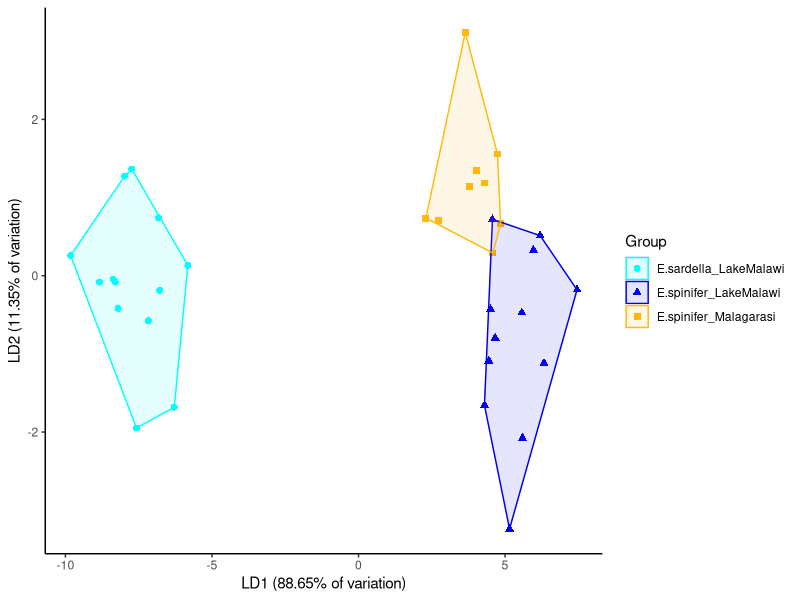

Write the R code that produced this figure.
#Code for Morphological Analyses of Engraulicypris

#Step 1: Set working directory and load data

Engrualicypris_Morphology <- read.table("Engraulicypris_Morphology.txt",header=TRUE,fill=TRUE,sep="\t",check.names=FALSE)

#Load packages
library(VIM)
library(MASS)
library(ggplot2)
library(dplyr)
library(ggpubr)

#Step 2: Impute missing data and derive residuals for 8 morphological variables, selecting size standardisation variables that maximise body shape variation

Engrualicypris_Morphology2 <- kNN(Engrualicypris_Morphology[,c(3:11)], k = 5)
Engrualicypris_Morphology2 <- cbind(Engrualicypris_Morphology[,c(1:2)], Engrualicypris_Morphology2[,c(1:9)])

HL_SR <- lm(log10(HL) ~ log10(BD), data = Engrualicypris_Morphology2)
ED_SR <- lm(log10(ED) ~ log10(BD), data = Engrualicypris_Morphology2)
BD_SR <- lm(log10(BD) ~ log10(SL), data = Engrualicypris_Morphology2)
CPL_SR <- lm(log10(CPL) ~ log10(BD), data = Engrualicypris_Morphology2)
CPD_SR <- lm(log10(CPD) ~ log10(BD), data = Engrualicypris_Morphology2)
PDL_SR <- lm(log10(PDL) ~ log10(BD), data = Engrualicypris_Morphology2)
PVL_SR <- lm(log10(PVL) ~ log10(BD), data = Engrualicypris_Morphology2)
SNL_SR <- lm(log10(SNL) ~ log10(BD), data = Engrualicypris_Morphology2)

Example_residuals <- data.frame(HL_SR$residuals, ED_SR$residuals, 
                                BD_SR$residuals, CPL_SR$residuals,
                                CPD_SR$residuals, PDL_SR$residuals,
                                PVL_SR$residuals, SNL_SR$residuals)

Engrualicypris_Morphology <- cbind(Engrualicypris_Morphology$Code, Engrualicypris_Morphology$Group, Example_residuals)
colnames(Engrualicypris_Morphology)[1] <- "Code"
colnames(Engrualicypris_Morphology)[2] <- "Group"

#clean house
rm(Engrualicypris_Morphology2, Example_residuals, HL_SR, ED_SR, BD_SR, CPL_SR, CPD_SR, PDL_SR, PVL_SR, SNL_SR)

#Step 3: Linear Discriminant Analysis

LDA  <-  lda(Group ~ HL_SR.residuals + ED_SR.residuals + 
               BD_SR.residuals + CPL_SR.residuals + CPD_SR.residuals + 
               PDL_SR.residuals + PVL_SR.residuals + SNL_SR.residuals, data = Engrualicypris_Morphology)
LDA_predict <- predict(LDA)
LDA_score <- as.data.frame(LDA_predict)
Engrualicypris_Morphology$LD1 <- LDA_score$x.LD1
Engrualicypris_Morphology$LD2 <- LDA_score$x.LD2

#For the loadings of the variables on the axes
LDA$scaling

#For the the variation captured, so convert to percentages (24.99582/28.19506*100 = 88.65%)
LDA$svd 
#so convert to percentages (24.99582/28.19506*100 = 88.65%)
#so convert to percentages (3.19924/28.19506*100 = 11.35%)

#clean house
rm(LDA_predict, LDA)

# Calculate convex hulls for each group 
LDA_find_hull <- function(LDA_score) LDA_score[chull(Engrualicypris_Morphology$LD1, Engrualicypris_Morphology$LD2), ] 
LDA_hulls <- LDA_score %>% group_by(class) %>% do(LDA_find_hull(.))

#Step 4: A plot

Plot_LDA <- ggscatter(Engrualicypris_Morphology, x = "LD1", y = "LD2",
                      color = "Group", shape = "Group",
                      palette = c("cyan", "blue2", "darkgoldenrod1"),
                      ellipse = TRUE, ellipse.type = "convex",
                      mean.point = FALSE, star.plot = FALSE) +
  theme_classic() +
  labs(x = "LD1 (88.65% of variation)", y = "LD2 (11.35% of variation)") +
  theme(legend.position = "right")

Plot_LDA

#Step 5: Testing for differences

#Global tests with all three groups

ManovaTest_Global <- manova(cbind(HL_SR.residuals, ED_SR.residuals, 
                           BD_SR.residuals, CPL_SR.residuals,
                           CPD_SR.residuals, PDL_SR.residuals,
                           PVL_SR.residuals, SNL_SR.residuals) ~ Group, data = Engrualicypris_Morphology)
summary(ManovaTest_Global)

#Pairwise tests, comparing E. spinifer Lake Malawi vs. E. spinifer Malagarasi

Engrualicypris_Morphology_Pair1 <- Engrualicypris_Morphology %>% filter(Group != "E.sardella_LakeMalawi")
ManovaTest_Pair1 <- manova(cbind(HL_SR.residuals, ED_SR.residuals, 
                                  BD_SR.residuals, CPL_SR.residuals,
                                  CPD_SR.residuals, PDL_SR.residuals,
                                  PVL_SR.residuals, SNL_SR.residuals) ~ Group, data = Engrualicypris_Morphology_Pair1)
summary(ManovaTest_Pair1)

#Pairwise tests, comparing E. spinifer Lake Malawi vs. E. sardella

Engrualicypris_Morphology_Pair2 <- Engrualicypris_Morphology %>% filter(Group != "E.spinifer_LakeMalawi")
ManovaTest_Pair2 <- manova(cbind(HL_SR.residuals, ED_SR.residuals, 
                                 BD_SR.residuals, CPL_SR.residuals,
                                 CPD_SR.residuals, PDL_SR.residuals,
                                 PVL_SR.residuals, SNL_SR.residuals) ~ Group, data = Engrualicypris_Morphology_Pair2)
summary(ManovaTest_Pair2)

#Pairwise tests, comparing E. spinifer Malagarasi vs. E. sardella

Engrualicypris_Morphology_Pair3 <- Engrualicypris_Morphology %>% filter(Group != "E.spinifer_Malagarasi")
ManovaTest_Pair3 <- manova(cbind(HL_SR.residuals, ED_SR.residuals, 
                                 BD_SR.residuals, CPL_SR.residuals,
                                 CPD_SR.residuals, PDL_SR.residuals,
                                 PVL_SR.residuals, SNL_SR.residuals) ~ Group, data = Engrualicypris_Morphology_Pair3)
summary(ManovaTest_Pair3)

#End of Code
